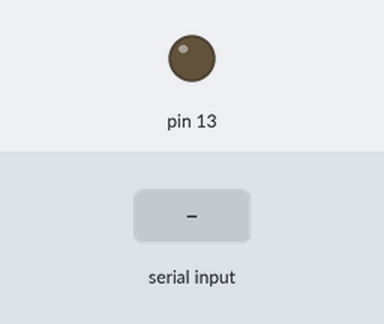
The sketch below on a simulated Arduino Uno, built with avr-gcc and run on an emulated ATmega328P. Parts: output pins drawn as LEDs (lit = HIGH). The test bench sets the inputs (shaded band).

Above: at 1.2 s.
1.3 s: "ON" received over Serial
At 2.8 s:
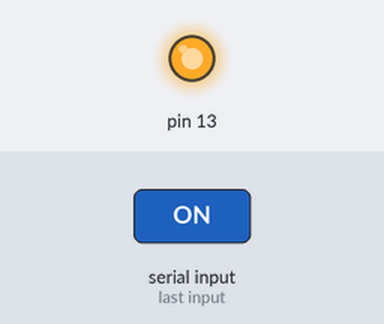
3.8 s: "OFF" received over Serial
At 5.9 s:
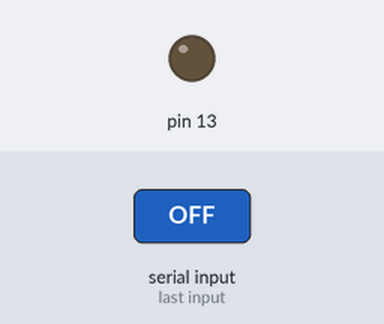
Timing chart, 0 to 7.4 s (numbered marks = the images above; inputs shaded):
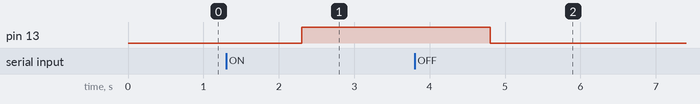

The sketch:

led.ino
```cpp
// Electronicscuriosities.com

String val;        // variable to store data
void setup(){
    Serial.begin(9600);
    pinMode(13,OUTPUT);
}
void loop(){

    if(Serial.available()){           //serial port check
        val = Serial.readString();
    }
    if(val=="ON"){                     // Led ON when button Click
        digitalWrite(13,HIGH);
    }
    else if(val=="OFF"){                // Led OFF when button Click
        digitalWrite(13,LOW);
    }
}
```

Measured:
- after the input at 1.3 s, pin 13: LOW → HIGH after 1.0 s
- after the input at 3.8 s, pin 13: HIGH → LOW after 1.0 s
